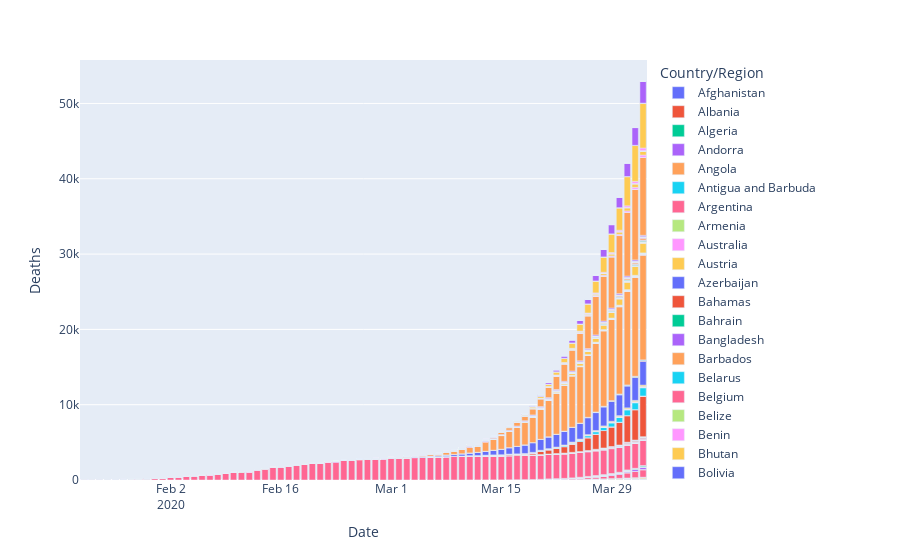

The notebook cell saved with this chart:
### Code cell
data = df.groupby(['Country/Region' , 'Date'])['Deaths' , 'Confirmed'].sum().reset_index()
data
fig = px.bar(data_frame=data , x = 'Date' , y = 'Deaths' ,color = 'Country/Region' )
fig.show()
